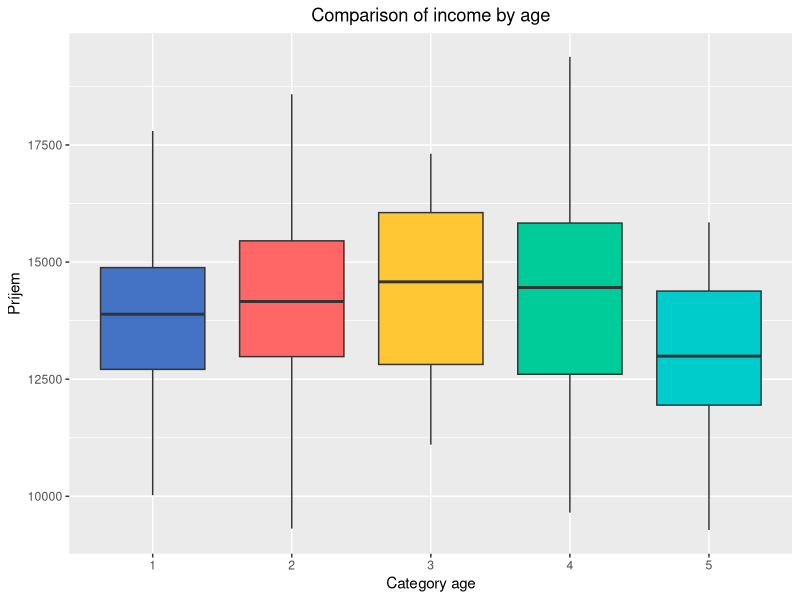
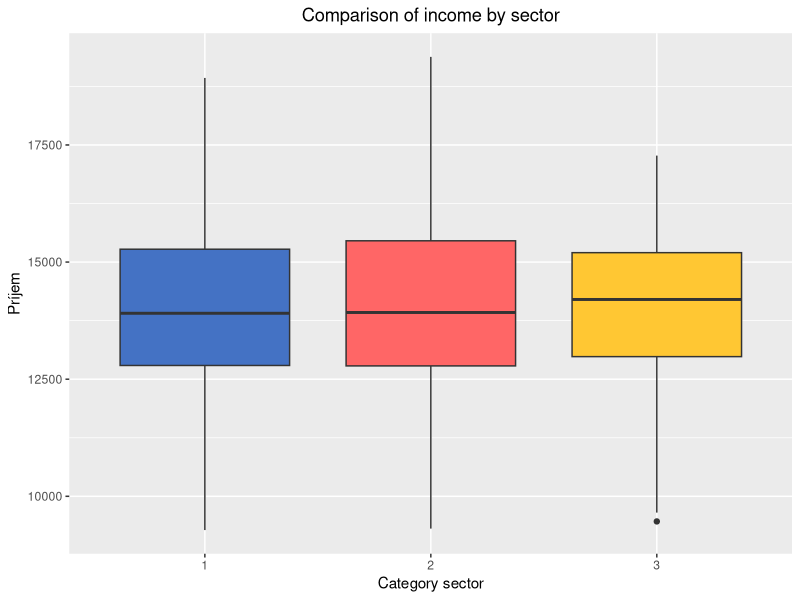
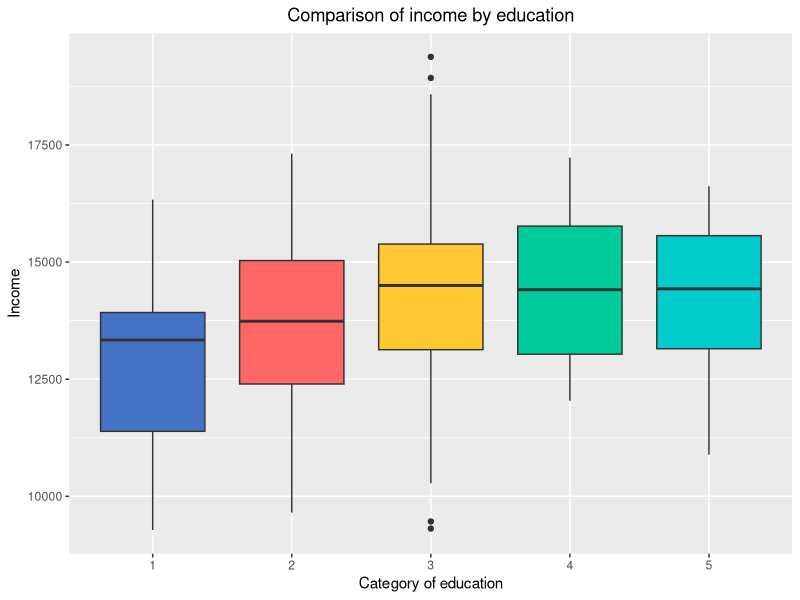
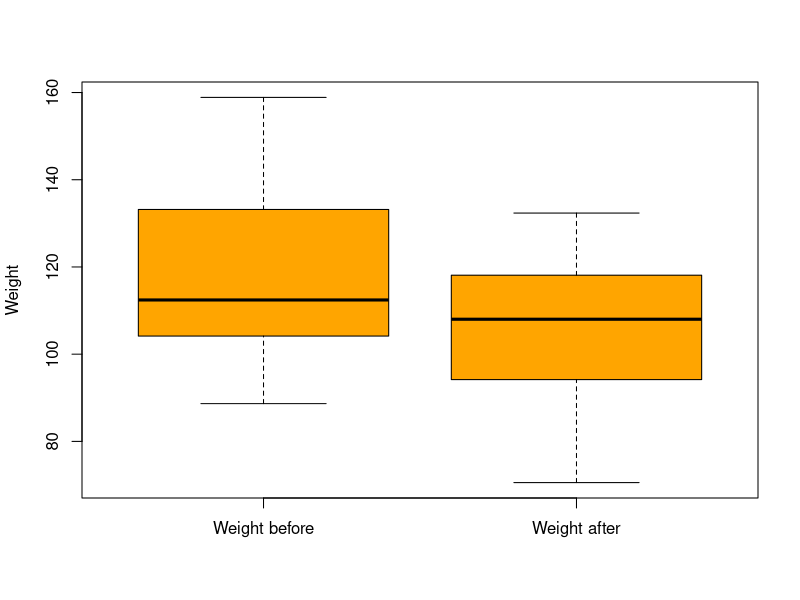
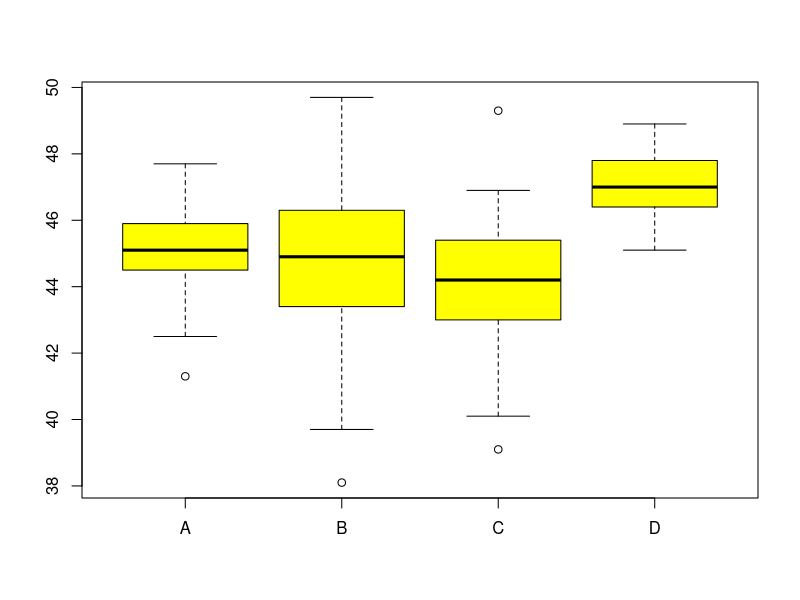

Write R code to recreate these figures, in order.
#' ---
#' title: "Assignment 3"
#' output:
#'    html_document:   
#'      toc: true  
#'      toc_depth: 5 
#'      theme: united
#'      dev: 'svg'
#'      number_sections: false
#' ---
#'
library(readxl)
library(psych)
library(ggplot2)
diet_data <- read_excel('diet.xlsx')
batteries_data <- read_excel('batteries.xlsx')
income_data <- read_excel('income.xlsx')
k <- 2
#'
#' # Income I
#' 
#' The income.xlsx data represents the net annual income of 235 persons. In addition to income, we also have information about
#' 
#' * age: 1: 18-25y, 2: 26-35y, 3: 36-45y, 4: 46-55y, 5: 56+
#' 
#' * education: 1: primary or secondary school without a high school diploma, 
#' 2: high school with graduation, 3: university 1st degree, 4: university 2nd degree, 5: university 3rd degree
#' 
#' * place: 1: smaller village, 2: smaller town, 3: district city, 4: regional city
#' 
#' * sector: 1: services, 2: production, 3: shop
#' 
#' At the significance level α=0.1, test whether the levels of the variables have a statistically significant effect on Income:
#' 
#' * k=2 age and sector
#' 
#' If so, use a post test to determine which levels they are. If not, describe how you would determine this.
#' 
#' **Solution** 
#'
age <- as.factor(income_data$Vek)
sector <- as.factor(income_data$Sektor)
income <- as.numeric(income_data$Prijem)
education <- as.factor(income_data$Vzdelanie)

df_income <- data.frame(age, sector, income, education)

#' $H_{0}$: ∃i,j:μi=μj
#'
#' $H_{1}$: ∃i,j:μi≠μj

ggplot(df_income, aes(x = age, y = income))+
  geom_boxplot(fill=c("#4472c4", "#FF6666", "#FFC733", "#00cc99", "#00cccc"))+
  labs(x= "Category age", y= "Príjem", title = "Comparison of income by age")+
  theme(plot.title = element_text(hjust=0.5))
#' From the graph, we can see that the individual age categories have a similar 
#' distribution of income, interesting is category 3, which does not reach a 
#' significant maximum or minimum, unlike the other categories, another 
#' interesting category is 5, which reaches the lowest maximum
#' 
ggplot(df_income, aes(x = sector, y = income))+
  geom_boxplot(fill=c("#4472c4", "#FF6666", "#FFC733"))+
  labs(x= "Category sector", y= "Príjem", title = "Comparison of income by sector")+
  theme(plot.title = element_text(hjust=0.5))
#' From the graph, we can see that the individual categories of sectors are similar
#' 
#' age
#' 
#' $H_{0}$, data comes from a normal distribution
#' 
#' $H_{1}$, data does not come from a normal distribution
#' 
tapply(df_income$income, df_income$age, shapiro.test)
#' For all categories of age, the p value is greater than 0.1, we cannot reject 
#' $H_{0}$, we cannot say that the data does not come from a normal distribution
#' 
#' $H_{0}$, there is no statistically significant difference between the variance
#' 
#' $H_{1}$, there is a statistically significant difference between the variance
#' 
bartlett.test(df_income$income, df_income$age)
#' At the significance level of 0.1, the p value is larger, we cannot reject 
#' $H_{0}$, we cannot say that there is statistically significant relationship between the variances
#'
#' sector
#'
#' $H_{0}$, data comes from a normal distribution
#' 
#' $H_{1}$, the data does not come from a normal distribution  
#'      
tapply(df_income$income, df_income$sector, shapiro.test)     
#' For all sector categories, the p value is greater than 0.1, we cannot reject 
#' $H_{0}$, we cannot say that the data does not comes from a normal distribution  
#'
#' $H_{0}$, there is no statistically significant difference between the variance
#' 
#' $H_{1}$, there is statistically significant difference between the variance          
#'                  
bartlett.test(df_income$income, df_income$sector)                       
#' At the significance level of 0.1, the p value is larger, we cannot reject $H_{0}$, 
#' we cannot say that there is statistically significant relationship between the variances
#'                                    
an<-aov(income ~ age + sector + age * sector, df_income)
summary(an)
#' At the significance level of 0.1, we did not confirm a statistically significant 
#' difference between age, sector and even their interaction on income, 
#' if we wanted to find out we would do paired T-Tests
#' 
#' 
#' # Income II
#' 
#' There is a statistically significant difference in Income with respect to the level of the variable:
#' 
#' * k=2 education
#' 
#' Test with a suitable test and if there is a difference, use a suitable test to express how 
#' it manifests itself. Also verify the assumptions of using the test.
#' 
#' **Solution** 
#'
ggplot(df_income, aes(x = education, y = income))+
  geom_boxplot(fill=c("#4472c4", "#FF6666", "#FFC733", "#00cc99", "#00cccc"))+
  labs(x= "Category of education", y= "Income", title = "Comparison of income by education")+
  theme(plot.title = element_text(hjust=0.5))
#' From the graph, we can say that category 4 does not have very long whiskers, 
#' unlike category 3, which also has upper and lower outliers, the medians 
#' of categories 4 and 5 are visually similar
#' 
#' The prerequisites for using the test are if we use the Shapiro test to 
#' determine that it comes from a normal distribution and at the same time 
#' using the Bartlett test to determine that there is no statistically significant 
#' difference between the variances
#' 
#' $H_{0}$, data comes from a normal distribution
#' 
#' $H_{1}$, data does not come from a normal distribution
#' 
tapply(df_income$income, df_income$education, shapiro.test)
#' For all levels, the p value is greater than 0.05, we cannot reject $H_{0}$, 
#' we cannot say that the data does not comes from a normal distribution
#' 
#' $H_{0}$, there is no statistically significant difference between the variance
#' 
#' $H_{1}$, there is statistically significant difference between the variance
#' 
bartlett.test(df_income$income, df_income$education)
#'
#' At the significance level of 0.05, the p value is larger, we cannot reject 
#' $H_{0}$, we cannot say that the variance is statistically significantly different
#'
an1 <- aov(income ~ education, df_income)
summary(an1)
#' At the significance level of 0.05, there is a statistically significant 
#' difference between the incomes of people with different educations, 
#' between the attributes income and education
#' 
TukeyHSD(an1)
#' At the significance level of 0.05 we can say that the significant difference 
#' in income is between education 4-1 and 3-1
#'
#'
#'
#' # Diet
#' 
#' The dietitian consultant made a program - diet and fitness plan for 202 patients, 
#' separately for women and separately for men. It was about the age category of 40-50 years. 
#' The weight of the patients at the beginning of the program and after three quarters of a 
#' year of this adjusted lifestyle was recorded. The dietitian assumes that men lose an 
#' average of 15% of their weight and women 13% of their weight. 
#' 
#' The data are in diet.xlsx. We assume normality for each test. 
#' Use an appropriate test to verify if there is a statistically significant difference 
#' before and after the program regardless of gender, test at the given significance level:
#' 
#' * k=2; α=0.05, + whether there is a statistically significant difference in the final weight with respect to gender
#' 
#' **Solution** 
boxplot(diet_data$`Váha pred`, diet_data$`Váha po`, ylab="Weight", names = c('Weight before','Weight after'), col="orange")
#' From the boxplot, we can say that people after the diet weigh less than before the diet
#' 
var.test(diet_data$`Váha pred`,diet_data$`Váha po`)
#' At a significance level of 0.05, the p value is larger, we can say that the data comes from a distribution with similar variance
#' 
t.test(diet_data$`Váha pred`, diet_data$`Váha po`, alternative="two.sided", var.equal=TRUE)
#' At the significance level of 0.05, the p value is smaller, we can say that there is a statistically significant difference between the weight before the diet and after the diet
#' 
m <- diet_data$`Váha po`[diet_data$Pohlavie=='M']
z <- diet_data$`Váha po`[diet_data$Pohlavie=='F']

var.test(m, z)
#' At the significance level of 0.05, the p value is smaller, we can say that 
#' the data for men and women do not come from distributions with similar variance
#' 
t.test(m, z, alternative="two.sided", var.equal=FALSE)
#' At the significance level of 0.05, the p value is smaller, we can say that 
#' there is a statistically significant difference between the resulting weights of men and women
#' 
#' 
#' 
#' # Batteries
#' 
#' The batteries file contains data about battery life 
#' (in days, from four manufacturers A, B, C, D) for devices - geotechnical 
#' monitoring of tunnels and exploration tunnels. The data are from normal distribution. Which of 
#' the 4 manufacturers is the most worthwhile to buy batteries from? Justify 
#' and support with calculations, graphs. Using an appropriate test, verify at 
#' the 0.01 level of significance whether there is a statistically significant 
#' difference in mean battery life from:
#' 
#' * k=2 the two manufacturers for which the median lifetime reaches the highest values
#' 
#' **Solution** 
boxplot(batteries_data$A, batteries_data$B, batteries_data$C, batteries_data$D, names = c('A','B','C','D'), col="yellow")

describe(batteries_data)
#' Through the box graphs and the describe function, we can see that batteries from manufacturer D have the highest endurance
#'
#' Batteries from manufacturer A have the second highest median
#' 
var.test(batteries_data$A, batteries_data$D, conf.level = 1 - 0.01)
#' At a significance level of 0.01, the p value is larger, we can say that the 
#' data come from distributions with similar variance
#' 
t.test(batteries_data$A, batteries_data$D, alternative = 'less', var.equal = TRUE, conf.level = 1 - 0.01)
#' At the significance level of 0.01, the p value is smaller, we can say that 
#' batteries from manufacturer D and A have a statistically significant 
#' difference in endurance
#'
#'